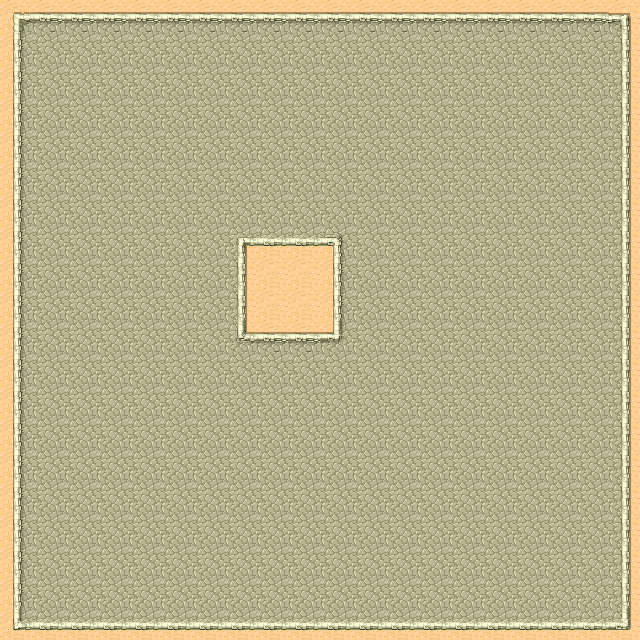

A 2D game scene composited from a Tiled map and its tileset images. What follows is a short description and the map's XML, with each tile layer's data collapsed to a summary:
An orthogonal 20x20 tile map with 32x32 px tiles, 1 tile layer (Tile Layer 1) and 8 objects (portal, loadpoint, squirrel).

<map version="1.0" orientation="orthogonal" width="20" height="20" tilewidth="32" tileheight="32">
 <tileset firstgid="1" name="tmw_desert_spacing2" tilewidth="32" tileheight="32" spacing="1" margin="1">
  <image source="media/tmw_desert_spacing.png" width="265" height="199" />
 </tileset>
 <layer name="Tile Layer 1" width="20" height="20">
  <data>[400 cells, 400 non-empty, 14 distinct tile ids]</data>
 </layer>
 <objectgroup name="Block layer" width="20" height="20">
  <properties>
   <property name="isBlock" value="true" />
  </properties>
  <object x="0" y="608" width="640" height="32" />
  <object x="0" y="0" width="32" height="640" />
  <object x="608" y="0" width="32" height="640" />
  <object x="0" y="0" width="640" height="32" />
  <object x="224" y="224" width="128" height="128" />
 </objectgroup>
 <objectgroup name="Objects" width="20" height="20">
  <object name="portal other" type="portal" x="64" y="544" width="32" height="32">
   <properties>
    <property name="portal" value="other" />
   </properties>
  </object>
  <object name="main" type="loadpoint" x="64" y="64" width="32" height="32" />
  <object name="squirrel" type="squirrel" x="128" y="128" width="32" height="32" />
 </objectgroup>
</map>
